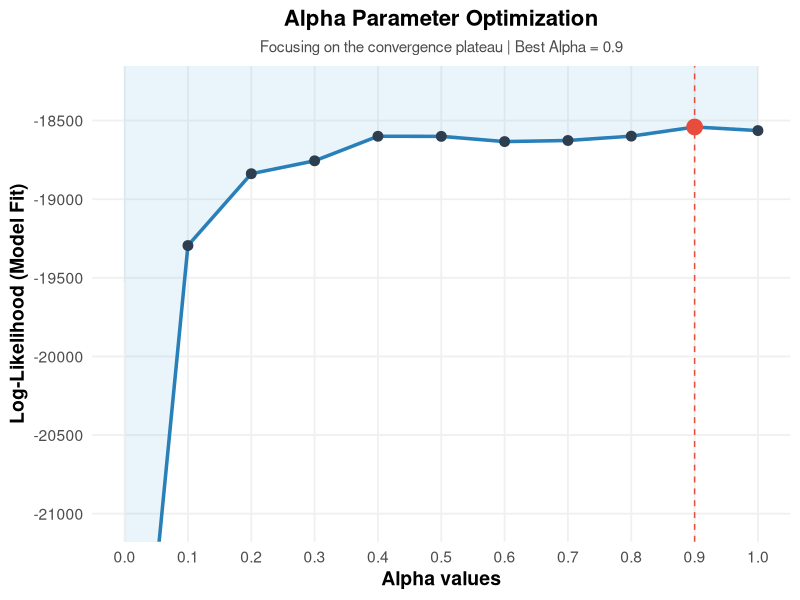

This chart was generated by the following R code:
library(dplyr)
library(ggplot2)
library(readr)

# 1. Load Data
tuning_results <- read_csv("results/alpha_curve.csv")
best_alpha_row <- tuning_results[which.max(tuning_results$loglik), ]

# 2. CALCULATE THE ZOOM
# We find the 'peak' and look only at the top 2000 units
# This removes the 'empty sky' and makes the 500-unit gaps visible
peak_y <- max(tuning_results$loglik)
y_limit_lower <- peak_y - 2500  # Zooms in on the interesting part
y_limit_upper <- peak_y + 250   # Gives a little breathing room at the top

# 3. Create the Plot
p <- ggplot(tuning_results, aes(x = alpha, y = loglik)) +
  # Shading only the zoomed area
  geom_area(fill = "#3498db", alpha = 0.1) +
  geom_line(color = "#2980b9", size = 1.2) + 
  geom_point(color = "#2c3e50", size = 3) +
  
  # Highlight the Winner
  geom_point(data = best_alpha_row, aes(x = alpha, y = loglik), 
             color = "#e74c3c", size = 5) +
  geom_vline(xintercept = best_alpha_row$alpha, linetype = "dashed", color = "#e74c3c") +
  
  # THE ZOOM FIX: coord_cartesian keeps the labels clean
  coord_cartesian(ylim = c(y_limit_lower, y_limit_upper)) +
  
  # Fixed 500-unit gaps
  scale_y_continuous(breaks = seq(floor(y_limit_lower/500)*500, 
                                  ceiling(y_limit_upper/500)*500, 
                                  by = 500)) +
  scale_x_continuous(breaks = seq(0, 1, 0.1)) +
  
  theme_minimal(base_size = 14) +
  theme(
    plot.background = element_rect(fill = "white", color = NA),
    panel.grid.minor = element_blank(),
    panel.grid.major = element_line(color = "#f0f0f0"),
    axis.title = element_text(face = "bold"),
    plot.title = element_text(face = "bold", size = 16, hjust = 0.5),
    plot.subtitle = element_text(hjust = 0.5, size = 11, color = "gray30")
  ) +
  labs(
    title = "Alpha Parameter Optimization",
    subtitle = paste0("Focusing on the convergence plateau | Best Alpha = ", best_alpha_row$alpha),
    x = "Alpha values",
    y = "Log-Likelihood (Model Fit)"
  )

ggsave("figures/alpha_tuning_curve.png", p, width = 10, height = 6, dpi = 300)
